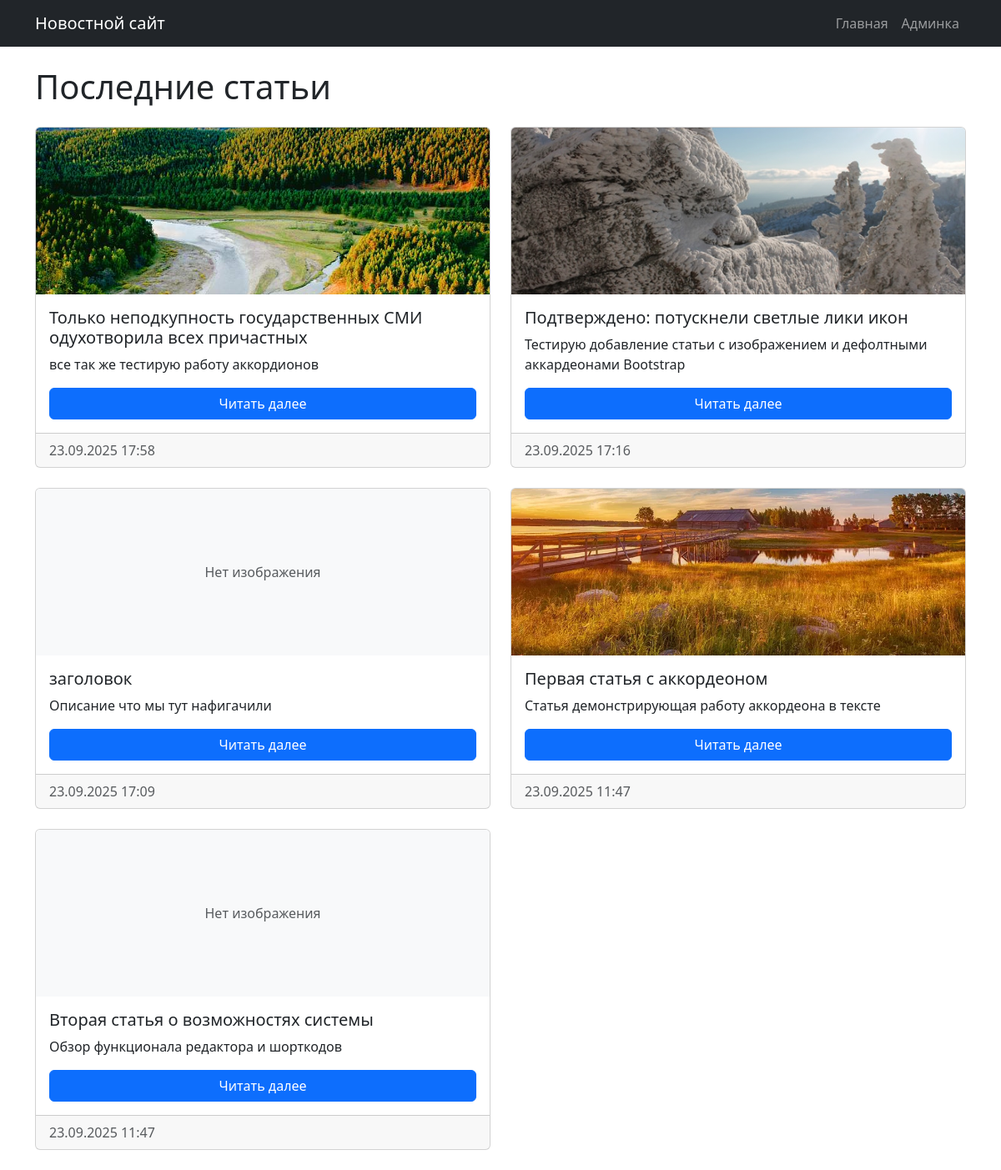
Before: / with the older database file.
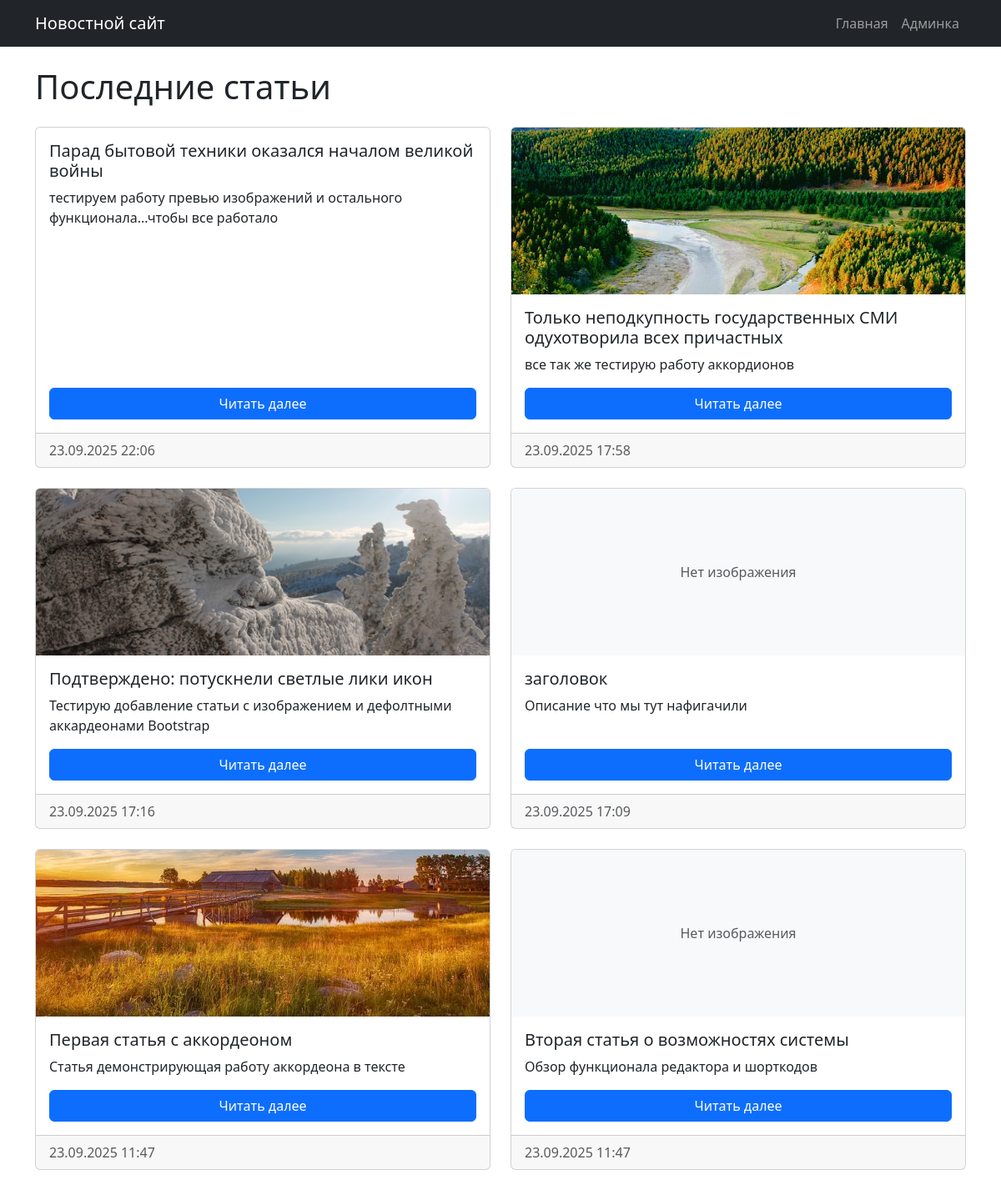
After: the same page with the newer database file.
### tables this page shows
CREATE TABLE articles (
    id INTEGER PRIMARY KEY AUTOINCREMENT,
    title TEXT NOT NULL,
    content TEXT NOT NULL,
    short_description TEXT,
    created_at DATETIME DEFAULT CURRENT_TIMESTAMP,
    updated_at DATETIME DEFAULT CURRENT_TIMESTAMP
, preview_image TEXT);

### includes/functions.php (called while the page is built, shortened)
<?php
function getAllArticles() {
    $db = new Database();
    $pdo = $db->getConnection();
    $stmt = $pdo->query("SELECT * FROM articles ORDER BY created_at DESC");
    return $stmt->fetchAll(PDO::FETCH_ASSOC);
}
function truncateText($text, $length = 150) {
    return $text;
}
?>

### index.php (the view, shortened to what this page needs)
<?php
require_once 'includes/functions.php';
$articles = getAllArticles();
?>
<?php include 'includes/header.php'; ?>
<h1 class="mb-4">Последние статьи</h1>
<div class="row">
    <?php foreach ($articles as $article): ?>
    <div class="col-md-6 mb-4">
        <div class="card h-100">
            <?php if (!empty($article['preview_image'])): ?>
            <img src="<?php echo htmlspecialchars($article['preview_image']); ?>"
                 class="card-img-top"
                 style="height: 200px; object-fit: cover;"
                 alt="<?php echo htmlspecialchars($article['title']); ?>"
                 onerror="this.style.display='none'">
            <?php else: ?>
            <div class="card-img-top bg-light d-flex align-items-center justify-content-center"
                 style="height: 200px;">
                <span class="text-muted">Нет изображения</span>
            </div>
            <?php endif; ?>
            <div class="card-body d-flex flex-column">
                <h5 class="card-title"><?php echo htmlspecialchars($article['title']); ?></h5>
                <p class="card-text flex-grow-1"><?php echo truncateText($article['short_description'] ?: $article['content']); ?></p>
                <a href="article.php?id=<?php echo $article['id']; ?>" class="btn btn-primary mt-auto">Читать далее</a>
            </div>
            <div class="card-footer text-muted">
                <?php echo date('d.m.Y H:i', strtotime($article['created_at'])); ?>
            </div>
        </div>
    </div>
    <?php endforeach; ?>
</div>
<?php include 'includes/footer.php'; ?>

### includes/header.php (shortened to what this page needs)
<!DOCTYPE html>
<html lang="ru">
<head>
    <link href="../assets/css/bootstrap.min.css" rel="stylesheet">
    <link href="../assets/css/vendors/quill.snow.css" rel="stylesheet">
</head>
<body>
    <nav class="navbar navbar-expand-lg navbar-dark bg-dark">
        <div class="container">
            <a class="navbar-brand" href="index.php">Новостной сайт</a>
            <div class="navbar-nav">
                <a class="nav-link" href="../index.php">Главная</a>
                <a class="nav-link" href="index.php">Админка</a>
            </div>
        </div>
    </nav>
    <div class="container mt-4">

### includes/footer.php (shortened to what this page needs)
    </div>
</body>
</html>

Changed rows visible on the page:
added articles: title "Парад бытовой техники оказался началом великой войны", short_description "тестируем работу превью изображений и остального функционала...чтобы все работало", created_at "23.09.2025 22:06"
